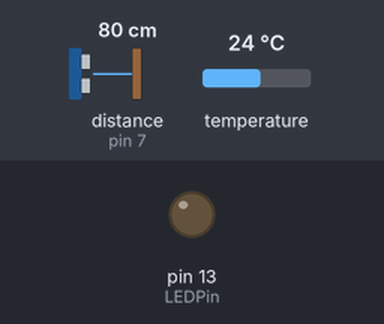
The sketch below on a simulated Arduino Uno, built with avr-gcc and run on an emulated ATmega328P. Shown: output pins drawn as LEDs (lit = HIGH). Wiring (inferred from the names in the program): ultrasonic range finder: trigger pin 8; echo pin 7. Inputs (shaded band) come from the test bench; at power-on: distance to the obstacle (sensor on pin 7) 80 cm, temperature 24 °C. The echo pulse lasts 58.3 µs per cm; pins used as bus, display or sensor lines are not drawn; what the sketch prints to the serial monitor is not drawn.

Above: at 1.5 s.
1.6 s: distance to the obstacle (sensor on pin 7) set to 195 cm
3.4 s: distance to the obstacle (sensor on pin 7) set to 205 cm
At 4.3 s:
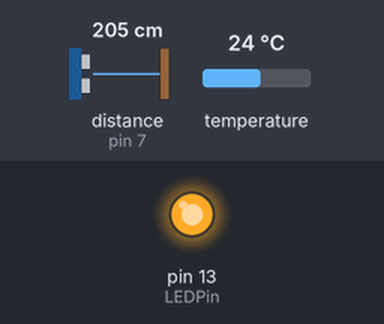
5.3 s: distance to the obstacle (sensor on pin 7) set to 2 cm
At 5.9 s:
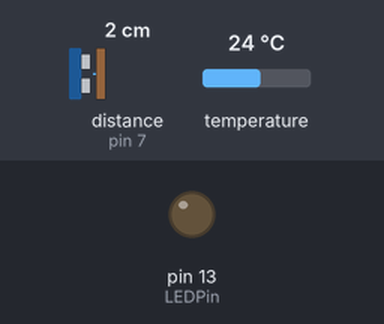
6.8 s: distance to the obstacle (sensor on pin 7) set to 250 cm
At 8.2 s:
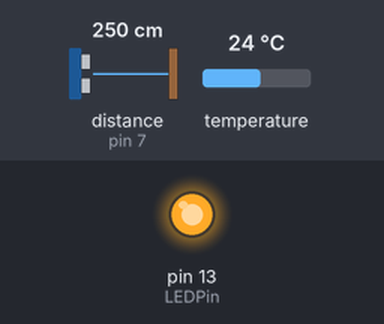
Timing chart, 0 to 9.5 s (numbered marks = the images above; inputs shaded):
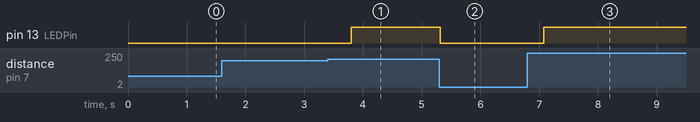

Measured:
- the behaviour switches between 199 and 200 cm on distance to the obstacle (sensor on pin 7) (found by bisection; images 0 and 1)
- after the input at 1.6 s, every drawn part: stays the same
- after the input at 3.4 s, pin 13 (LEDPin): LOW → HIGH after 0.40 s
- after the input at 5.3 s, pin 13 (LEDPin): HIGH → LOW at once
- after the input at 6.8 s, pin 13 (LEDPin): LOW → HIGH after 0.28 s

The sketch:

arduino_serial.ino
```cpp
#include <OneWire.h>
#include <math.h>
/*makroi  za ultrazvucni senzor*/
#define echoPin 7 //echo  povezan na pin 7
#define trigPin 8 //trig povezna na pin 8
#define LEDPin  13// onboard dioda sa pinom 13

int DS18S20_Pin = 2; //koristimo pin 2 da prikljucimo temperaturni senzor senzor
int flag=0;
int max = 15;//Maksimalan opseg ultrazvucnog senzora, na kojem ce nam vracati temp
int min = 0;//Minimum opsega ultrazvucnog senzora, na kome ce nam vracati temp
long dist;
//Bira se poseban cip za ocitavanje temperature
OneWire ds(DS18S20_Pin); // digitalni pin 2

void setup(void) {

  Serial.begin(9600);// postavljamo baudrate
  pinMode(trigPin, OUTPUT);//postavljamo trig pin kao izlazni pin
  pinMode(echoPin, INPUT);// postavljamo echo pin kao ulazni
  pinMode(LEDPin, OUTPUT);// onboard dioda kao izlazni

}

void loop(void) {

  dist=getDistance();
  if (dist>=min && dist<=max){
    flag =1;
  }else{
    flag =0;
  }

  if (flag){
    float temperature = getTemp();
    Serial.print("+");
    Serial.print(temperature);//serijski stampa temperaturu
    delay(100); //kasnjenje da se moze ocitati temperatura
  };
}


/*Funkcija za trazenje temperature DS18S20, koristi biblioteku One Wire,
Dalas proizvodjac temp senzora zahteva koriscenje 1-Wire protokola. Slican je
SPI protokolu jer postoji jedan master i vise slave, koji komuniciraju preko jedne zice
*/
float getTemp(){
 byte data[12];
 byte addr[8];
// trazi se tamperatura
 if ( !ds.search(addr)) {
   ds.reset_search();
   return -1000;
 }
//ocitava se crc kod porodice kontrolera
 if ( OneWire::crc8( addr, 7) != addr[7]) {
   Serial.println("CRC is not valid!");
   return -1000;
 }
//postoje dve adrese koje prihvata ova porodica a to su 0x10
 if ( addr[0] != 0x10 && addr[0] != 0x28) {
   Serial.print("Device is not recognized");
   return -1000;
 }

 ds.reset();
 ds.select(addr);//odaabrati adresu koja je proverena
 ds.write(0x44,1); // poceti konverziju u parazitnom modu rada

 byte present = ds.reset();
 ds.select(addr);
 ds.write(0xBE); // Ocitavanje EEPROM


 for (int i = 0; i < 9; i++) { // pocetak ad konverzije, koristi se se 9bita
  data[i] = ds.read();
 }

 ds.reset_search();//ocitavanje dva vrednosti

 byte MSB = data[1];
 byte LSB = data[0];

 float tempRead = ((MSB << 8) | LSB); //using two's compliment
 float TemperatureSum = tempRead / 16;

 return TemperatureSum;

}
/*Funkcija za ocitavanje ultrazvucnog senzora
Da bi se ocitao potrebno je da se trigeruje senzor na 10us i onda da se vrednost spusti na 0,
potomm se ceka njegov odziv pomocu echo
*/

long getDistance(){

int maximumRange = 200;//Maksimalan opseg ultrazvucnog senzora
int minimumRange = 0;//Minimum opsega ultrazvucnog senzora
long duration, distance;

digitalWrite(trigPin,LOW);
delayMicroseconds(2);

digitalWrite(trigPin,HIGH);
delayMicroseconds(10);

digitalWrite(trigPin,LOW);
delayMicroseconds(2);

duration=pulseIn(echoPin,HIGH);
//izracunavanje rastojanja
distance=duration/58.2;
if (distance>= maximumRange || distance <=minimumRange){
  Serial.print("-#");
  digitalWrite(LEDPin, HIGH);
  delay(700);
  distance=-1;
}else{

  Serial.print(distance);
  digitalWrite(LEDPin, LOW);
  delay(700);
}
delay(50);
return distance;
}
```
